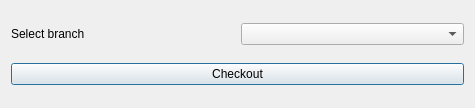
<?xml version="1.0" encoding="UTF-8"?>
<ui version="4.0">
 <class>GitBranchDialog</class>
 <widget class="QDialog" name="GitBranchDialog">
  <property name="geometry">
   <rect>
    <x>0</x>
    <y>0</y>
    <width>475</width>
    <height>108</height>
   </rect>
  </property>
  <property name="windowTitle">
   <string>Git Branch</string>
  </property>
  <property name="locale">
   <locale language="English" country="UnitedStates"/>
  </property>
  <layout class="QVBoxLayout" name="verticalLayout_2">
   <item>
    <layout class="QHBoxLayout" name="horizontalLayout">
     <item>
      <widget class="QLabel" name="label">
       <property name="text">
        <string>Select branch</string>
       </property>
      </widget>
     </item>
     <item>
      <widget class="QComboBox" name="comboBox"/>
     </item>
    </layout>
   </item>
   <item>
    <widget class="QPushButton" name="pushButton">
     <property name="text">
      <string>Checkout</string>
     </property>
    </widget>
   </item>
  </layout>
 </widget>
 <resources/>
 <connections/>
</ui>
